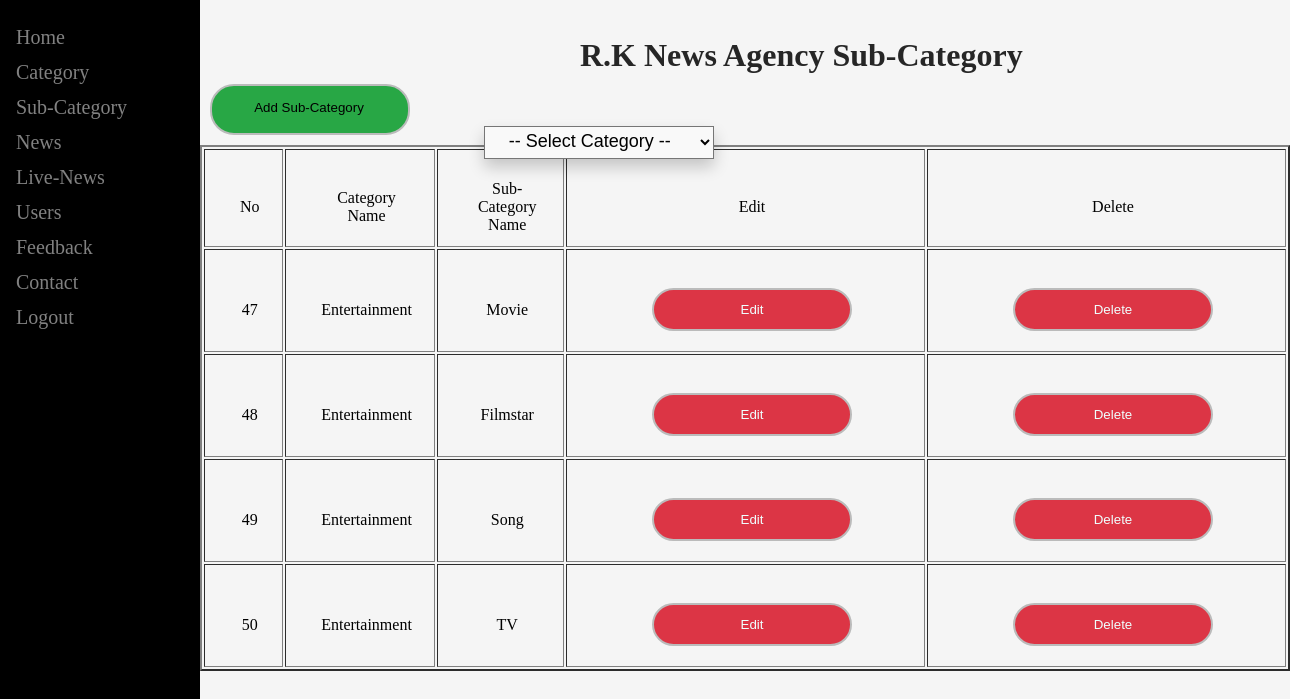
Screenshot of /Admin/view_subcat1.php?cat_name=Entertainment (signed in) with the database file from the repository.
### tables this page shows
CREATE TABLE `subcategory` (
  `s_id` int(11) NOT NULL,
  `cat_name` varchar(255) NOT NULL,
  `subcat_name` varchar(255) NOT NULL
);

### Admin/view_subcat1.php (the view, shortened to what this page needs)
<?php
$con = mysqli_connect('localhost','root','','rk_news');
function showData(){
    global $con;
$cat_name = $_GET['cat_name'];
$query = " SELECT * FROM `subcategory` where cat_name = '$cat_name' ";
$run = mysqli_query($con , $query);
$row = mysqli_num_rows($run);
if(!$row)
 {
    ?><div class="norecord"><?php
    echo "No record found";?></div><?php
}
 else{?>
<table border="2px" class="subcat">
<td>No</td>
    <td>Category Name</td>
    <td>Sub-Category Name</td>
    <td>Edit</td>
    <td>Delete</td>
    <?php
    while ($data = mysqli_fetch_assoc($run))
     {
       ?>
       <tr>
            <td><?php echo $data['s_id'];?></td>
            <td><?php echo $data['cat_name'];?></td>
           <td><?php echo $data['subcat_name'];?></td>
           <td><a href="edit_subcat.php?s_id=<?php echo $data['s_id'];?>"> <input type="button" value="Edit"></a></td>
           <td><a href="delete_subcat.php?s_id=<?php echo $data['s_id'];?>"> <input type="button" name="submit1" value="Delete"></td>
       </tr> <?php
    }
    ?>
    </table>
    <?php
}
}
?>
<link rel="stylesheet" href="css/style.css">
<?php
  include ('head.php');
  ?>
  <div class="dis_sub"><h1>R.K News Agency Sub-Category</h1></div>
  <div class="subcat">
      <form action="add_subcat.php" method="post" enctype="multipart/form-data">
       <input type="submit" name="subcategory" value="Add Sub-Category">
       </form>
       <div class="select_cat">
       <form action="view_subcat1.php" method="post" >
       <select name="cat_name" class="catname_select" id="cat">
        <option disabled selected >-- Select Category --</option>
      </select>
  </div>
       <?php showData(); ?>
</body>

### Admin/css/style.css (style rules this page uses)
* { margin: 0; padding: 0; box-sizing: border-box; }
td input[type = "button"] { border: 0; background: none; display: block; margin: -10px 50px; text-align: center; border: 2px solid #bbb; padding: 12px 40px; width: 200px; outline: none; color: azure; border-radius: 24px; transition: 0.25s; text-decoration: none; background: rgb(220,53,69); }
select { position: relative; display: inline-block; background-color: #2d2b2b; padding: 3px 25px 6px 20px; font-size: 18px; left: 53%; top: 12%; position: absolute; background-color: #f9f9f9; min-width: 160px; box-shadow: 0px 8px 16px 0px rgba(0,0,0,0.2); }
.dis_sub { margin: 37px 0px 0px 580px; color: #262626; }
.subcat { margin: 0 0 0 100px; }
.subcat form { margin: 0px 0 0px 100px; }
.subcat td { padding: 30px 22px 12px 35px; text-align: center; }
.subcat td a { padding: 30px 22px 12px 35px; text-align: center; text-decoration: none; }
.subcat input[type = "submit"] { border: 0; background: rgb(40,167,69); display: block; margin: 10px ; text-align: center; border: 2px solid #bbb; padding: 14px 18px 18px 16px; font: bolder; width: 200px; outline: none; color: black; border-radius: 24px; transition: 0.25s; text-decoration: none; }
.catname_select { margin: 30px 0 0 -200px; }
a { text-decoration: none; }

### rows the page displays
subcategory: s_id "47", cat_name "Entertainment", subcat_name "Movie"
subcategory: s_id "48", cat_name "Entertainment", subcat_name "Filmstar"
subcategory: s_id "49", cat_name "Entertainment", subcat_name "Song"
subcategory: s_id "50", cat_name "Entertainment", subcat_name "TV"
